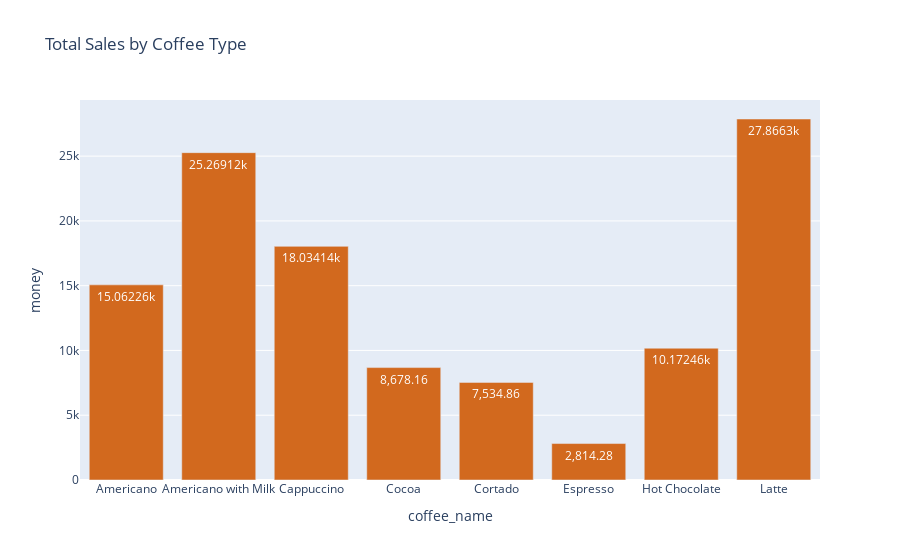

Notebook code for this chart:
### Code cell
import plotly.express as px

coffee_sales = df1.groupby("coffee_name")["money"].sum().reset_index()
fig = px.bar(coffee_sales, x="coffee_name", y="money", title="Total Sales by Coffee Type", text_auto=True)
fig.update_traces(marker_color="chocolate")
fig.show()

### Figure 1 — Plotly figure (JSON) as saved in the notebook; plotly's stock layout.template omitted (floating-point values rounded to 4 significant figures)
{"data": [{"hovertemplate": "coffee_name=%{x}<br>money=%{y}<extra></extra>", "legendgroup": "", "marker": {"color": "chocolate", "pattern": {"shape": ""}}, "name": "", "orientation": "v", "showlegend": false, "textposition": "auto", "texttemplate": "%{y}", "type": "bar", "x": ["Americano", "Americano with Milk", "Cappuccino", "Cocoa", "Cortado", "Espresso", "Hot Chocolate", "Latte"], "xaxis": "x", "y": [15060.0, 25270.0, 18030.0, 8678.0, 7535.0, 2814.0, 10170.0, 27870.0], "yaxis": "y"}], "layout": {"barmode": "relative", "legend": {"tracegroupgap": 0}, "title": {"text": "Total Sales by Coffee Type"}, "xaxis": {"anchor": "y", "domain": [0, 1], "title": {"text": "coffee_name"}}, "yaxis": {"anchor": "x", "domain": [0, 1], "title": {"text": "money"}}}}
